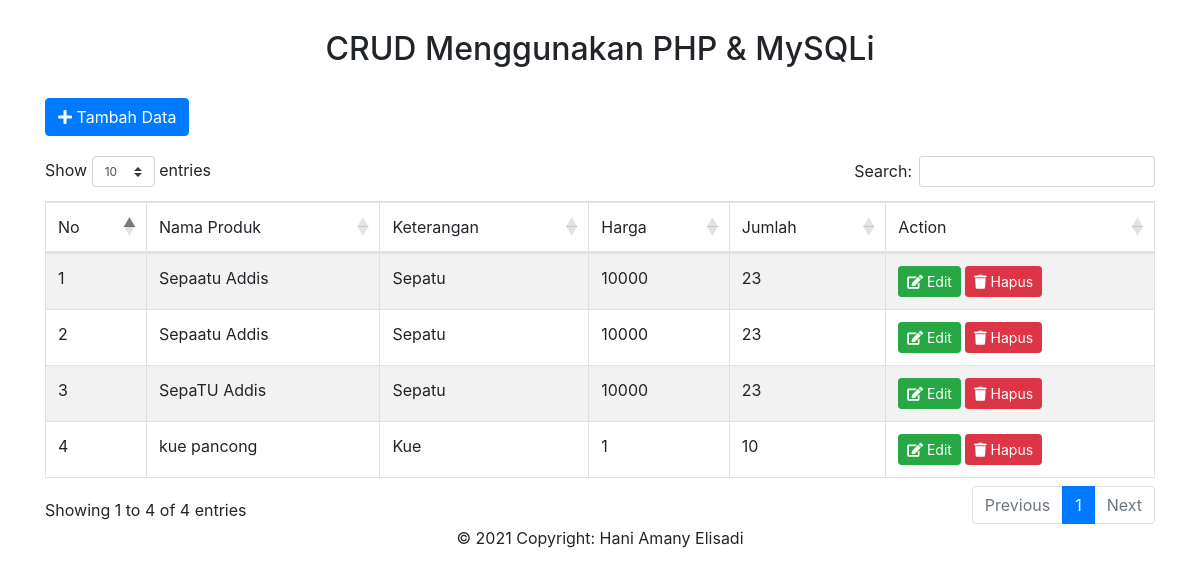
The page / on the database its author committed.
### tables this page shows
CREATE TABLE `produk` (
  `id` int(11) NOT NULL,
  `nama_produk` varchar(255) NOT NULL,
  `keterangan` varchar(255) NOT NULL,
  `harga` int(20) NOT NULL,
  `jumlah` int(20) NOT NULL
);

### index.php (the view, shortened to what this page needs)
<?php
include 'header.php';
?>
<body>
	<div class="container">
		<h2 align="center" style="margin: 30px;">CRUD Menggunakan PHP &amp; MySQLi</h2>
		<a href="tambah_data.php">
			<button style="margin-bottom: 20px;" class="btn btn-primary"> <i class="fa fa-plus"></i> Tambah Data </button>
		</a>
		<table id="example" class="table table-striped table-bordered" style="width:100%">
	    	<thead>
	    		<tr>
	    			<td>No</td>
	    			<td>Nama Produk</td>
	    			<td>Keterangan</td>
	    			<td>Harga</td>
	    			<td>Jumlah</td>
	    			<td>Action</td>
	    		</tr>
	    	</thead>
	    	<tbody>
				<?php
			        $no = 1;
			        $data = mysqli_query($koneksi,"SELECT * FROM produk");
			        while($d = mysqli_fetch_array($data)){
				?>
					<tr>
						<td><?php echo $no++; ?></td>
						<td><?php echo $d['nama_produk']; ?></td>
						<td><?php echo $d['keterangan']; ?></td>
						<td><?php echo $d['harga']; ?></td>
						<td><?php echo $d['jumlah']; ?></td>
						<td>
							<a href="edit_data.php?id=<?php echo $d['id']; ?>">
								<button class="btn btn-success btn-sm"> <i class="fa fa-edit"></i> Edit </button>
							</a>
							<a href="hapus_data.php?id=<?php echo $d['id']; ?>">
								<button class="btn btn-danger btn-sm"> <i class="fa fa-trash"></i> Hapus </button>
							</a>
						</td>
					</tr>
			    <?php } ?>
	    	</tbody>
	    </table>
    </div>
<?php
include 'footer.php';
?>
</body>
</html>

### header.php (shortened to what this page needs)
<!DOCTYPE html>
<html>
<head>
    <link href="https://cdnjs.cloudflare.com/ajax/libs/twitter-bootstrap/4.1.3/css/bootstrap.css" rel="stylesheet">
    <link rel="stylesheet" href="https://use.fontawesome.com/releases/v5.7.2/css/all.css">
    <link rel="stylesheet" type="text/css" href="https://cdn.datatables.net/1.10.19/css/dataTables.bootstrap4.min.css">
</head>

### footer.php
<div class="text-center">© <?php echo date('Y'); ?> Copyright:
	Hani Amany Elisadi
</div>

### rows shown on the page
produk: nama_produk "Sepaatu Addis", keterangan "Sepatu", harga "10000", jumlah "23"
produk: nama_produk "Sepaatu Addis", keterangan "Sepatu", harga "10000", jumlah "23"
produk: nama_produk "SepaTU Addis", keterangan "Sepatu", harga "10000", jumlah "23"
produk: nama_produk "kue pancong", keterangan "Kue", harga "1", jumlah "10"
